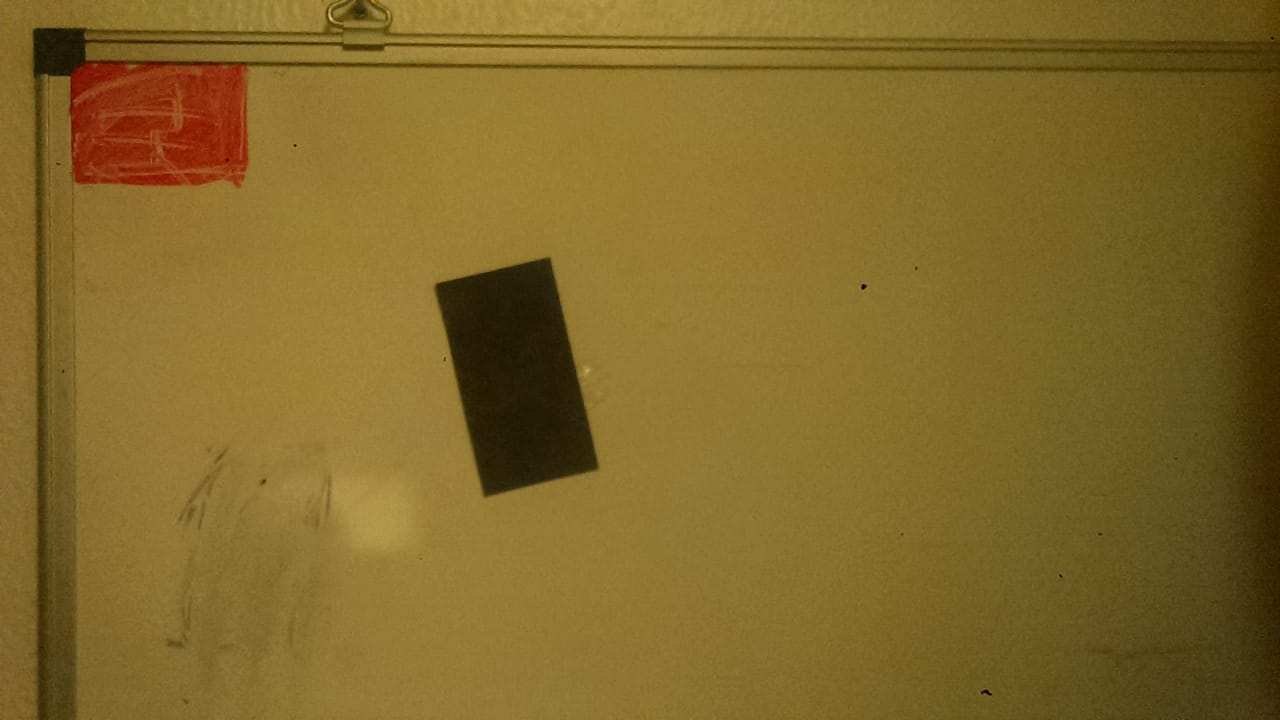
#> input picture VC/prova_conceito_py/img.jpeg, 1280 x 720 px
$ python -i shapedetect.py   (imports and definitions only)
#> lines starting #> are read from the running program, lines starting #| are printed output that depends on the picture; after the words box and inside, x2 and y2 are one past the last pixel; in counts of white or black regions, pixels touching at a corner belong together
#> further down, picture is the input picture: shape (720, 1280, 3); mean B, G, R 41.2, 104.2, 129
import cv2
import json
import numpy as np
from collections import OrderedDict
import os
import math

import argparse

# ShapeDetect

# For testing binarization algorithms to detect shapes

# Ta tudo em ingles mas aqui vai ser br krl
# TUTORIAL PRA QUEM FOR TESTAR:

# para chamar o programa na linha de comando de forma bonita:
# python3 shapedetect.py -i [caminho pra imagem] -t [tipo de algoritmo] -b [tamanho do bloco]

# Me recusei a botar as opcoes no codigo, mas se quiser fazer hardcode:
HARDCODEFEIO = False


# Muda essa variavel pra True e da um ctrl+F pra encontrar a prox ocorrencia dela,
# dai muda as coisas no dedo
# (deixei facil pq n sabia se ia funcionar no windows, mas nao faz isso pfv)

# Parametros:
# -i caminho pra sua imagem
# -t tipo do algoritmo, um desses:
#       ada: Threshold adaptativo. Faz uma media os pixels ao redor, numa janela determinada
#            pelo parametro blocksize. Se media-Cval > 0, a saida eh 1, senao eh 0
#       bin: Threshold burro padrao. Saida eh 1 se intensidade > thresh, senao eh 0
#       canny: Filtro de borda, tem q calibrar dois parametros q eu n entendo mt bem
#               se botar -t canny, bota tambem -b 1 (operacao morfologica fode o canny)
#       hsv: Saida eh 1 se os valores HSV estiverem dentro dos definidos
#       hsvneg: igual ao hsv, mas o range do H eh negado (saida eh 1 se estiver fora do range q vc calibrar)
#               isso eh pra lidar com o vermelho. Botar o high perto de 180 e o low perto de 0 pra
#               detectar vermelho
# -b tamanho do bloco usado na morfologia. Geralmente 3, 5 ou 7 (se vc botar um numero par, vai dar merda)


def nothing(x):
    pass


# Return a dict containing the necessary params for each type
# of binarization defined
# the initial value is the max range of the param (after initialization
# the value will be the current value of the param)
# [41 lines left out: functions getParamDict, createBinarizationTrackbars, setBinarizationParams, getBinarizationParams, not called in this run]

def isPerpendicular(angle1,angle2, tol):
    return not(abs(angle1-angle2)<90-tol or abs(angle1-angle2)>90+tol)

# Retorna o ângulo de um contorno
# [144 lines left out: functions getAngle, getArea, getMaskFromOptions, parseArgs, morphCloseThenOpen, not called in this run]


def findCorner(image):
    # Converte para grayscale se necessário
    if image.shape[2] == 3:
        gray = cv2.cvtColor(image, cv2.COLOR_BGR2GRAY)
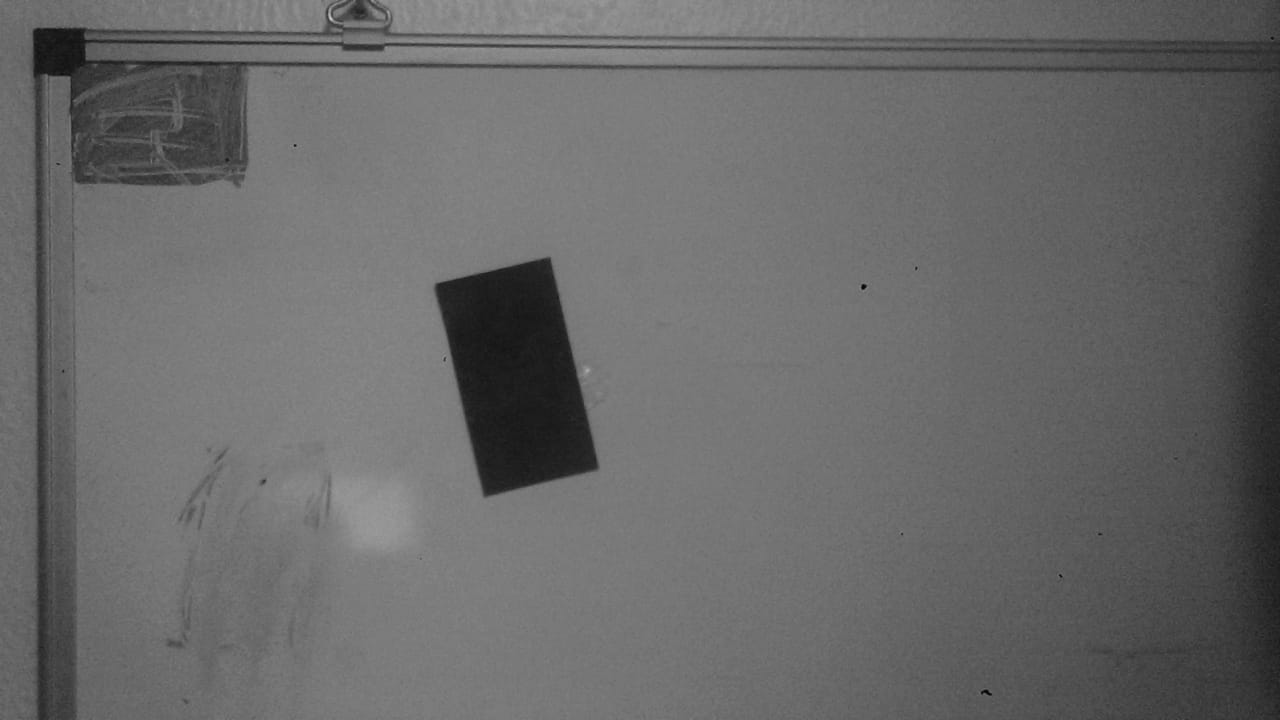
#> gray: shape (720, 1280); min 4, max 206, mean 104.4
    else:
        gray = image

    gray = np.float32(gray)

    # Obtém os cantos
    dst = cv2.cornerHarris(gray, 5, 5, 0.04)
    dst = cv2.dilate(dst, None)
    ret, dst = cv2.threshold(dst, 0.01 * dst.max(), 255, 0)
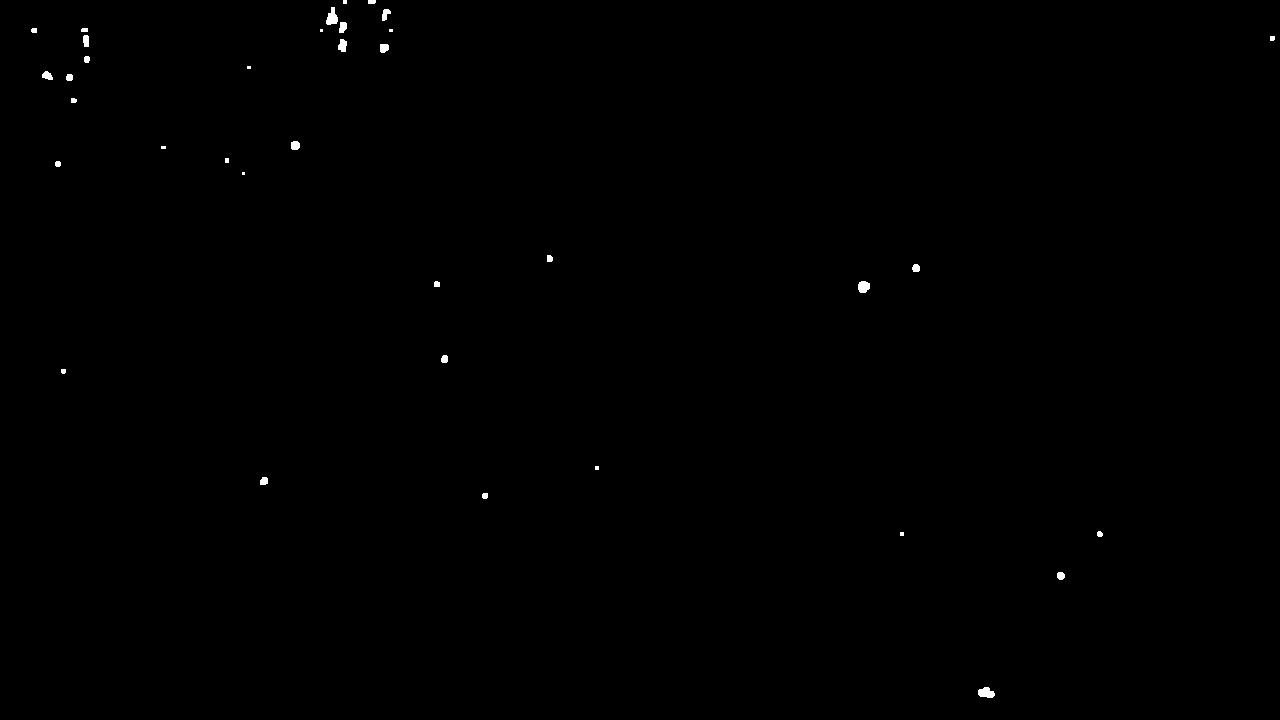
#> dst: shape (720, 1280) float32; 0.18% white; 36 white regions (8 under 20 px), largest, box (x1, y1, x2, y2) and area: (326, 7, 338, 25) 140, (978, 687, 995, 698) 137, (858, 281, 870, 293) 118
#> ret = 7256759
    dst = np.uint8(dst)

    # Encontra os centróides dos cantos obtidos
    ret, labels, stats, centroids = cv2.connectedComponentsWithStats(dst)
#> labels: shape (720, 1280) int32; 37 distinct labels, from 0 to 36
#> ret = 37; stats = 37 rows, first 6: [0, 0, 1280, 720, 919952], [343, 0, 4, 4, 16], [368, 0, 8, 4, 31], [326, 7, 12, 18, 140], [382, 9, 9, 12, 69], [339, 22, 8, 11, 72]; centroids = 37 pairs, first value 33.68 to 1271.9, second value 1.45 to 692.4

    # A partir dos centróides, obtém um canto
    criteria = (cv2.TERM_CRITERIA_EPS + cv2.TERM_CRITERIA_MAX_ITER, 100, 0.001)
    corners = cv2.cornerSubPix(gray, np.float32(centroids), (5, 5), (-1, -1), criteria)
#> corners = 37 pairs, first value 33.24 to 1271.5, second value 2.79 to 691.5
    # [5 lines of commented-out code are left out]

    return corners


# Encontra uma peça genérica
USE_CORNER_DETECTION = False


# [97 lines left out: functions findPiece, callibAndGetPiece, main, not called in this run]


# [2 lines not run here, left out]

>>> import cv2
>>> picture = cv2.imread('../../VC/prova_conceito_py/img.jpeg')
>>> result = findCorner(picture)
#> result has the same summary as corners in findCorner
